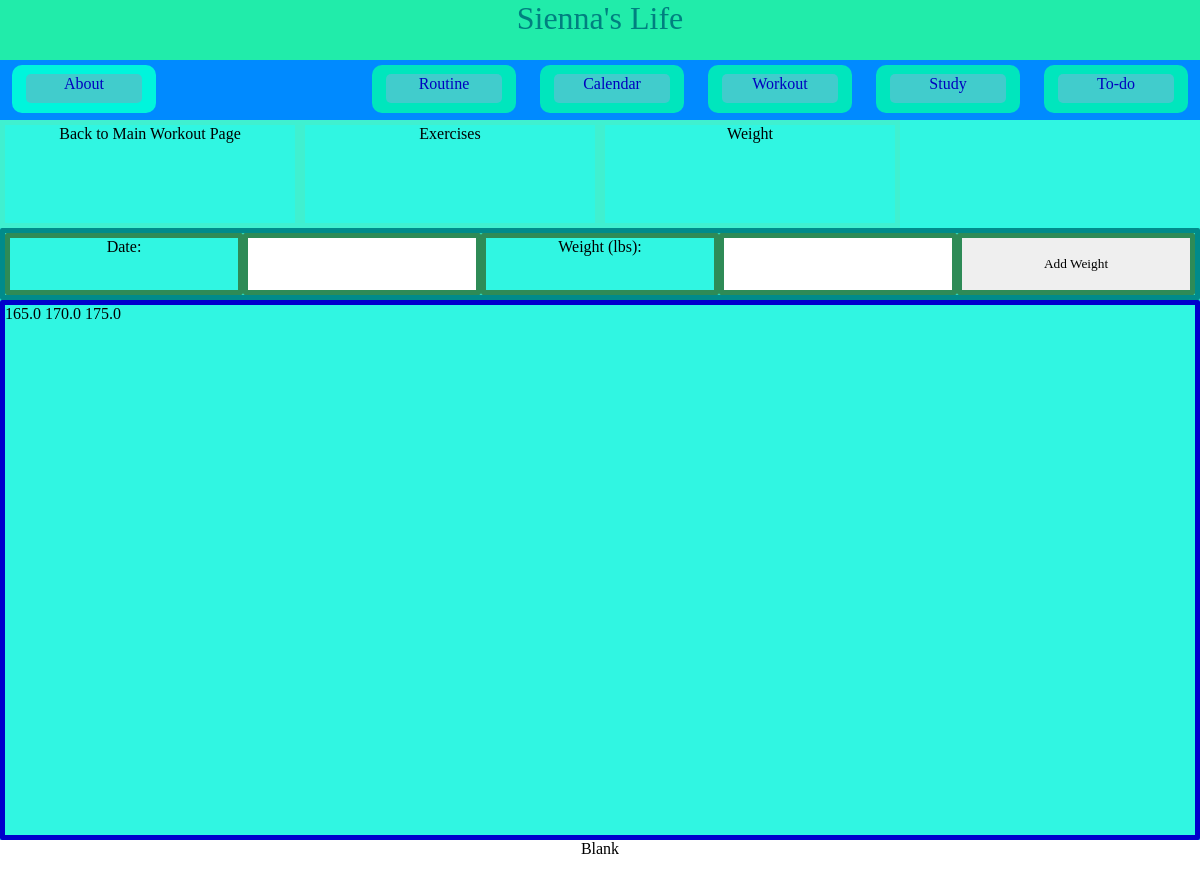
Page /workout/graphs/13 on the earlier database version.
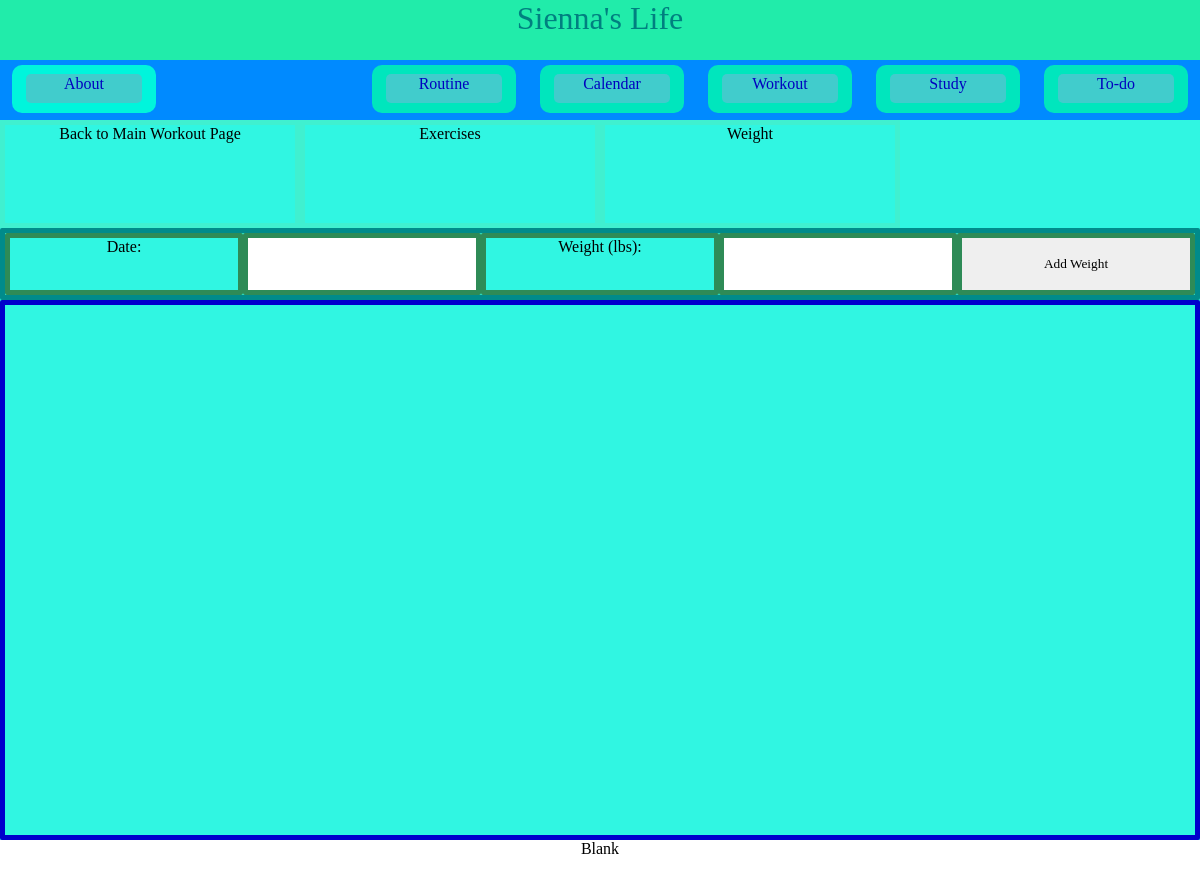
Same page on the later database version.
### sienna_life.py (models this page shows)
class Weight(db.Model):
    __tablename__ = 'weights'
    id = db.Column(db.Integer, primary_key=True)
    weight = db.Column (db.Float, nullable=False)
    date_id = db.Column(db.Integer, db.ForeignKey("dates.id"), nullable=False)
    date = db.Column(db.Text, nullable=False)

### sienna_life.py (the view)
@app.route('/workout/graphs/<int:week_id>', methods=('GET', 'POST'))
def workout_graph(week_id):
    return load_workout_graph(week_id=week_id)

### sienna_life.py (called while the page is built)
def load_workout_graph(week_id):
    weights = Weight.query.all()
    return render_template('workout_graph.html', weights=weights)

### templates/workout_graph.html (shortened to what this page needs)
{% extends 'base.html' %}
{% block content %}
    {% block css %} <link rel="stylesheet" type="text/css" href="{{url_for('static', filename='css/workout_graph.css')}}" /> {% endblock %}
    <div class="content">
        <div class="menu">
            <div class="menu-option"> Back to Main Workout Page </div>
            <div class="menu-option"> Exercises </div>
            <div class="menu-option"> Weight </div>
        </div>
        <div class="add">
                <form class="weight-form" id="weight-form">
                    <div class="weight-form-con">
                        <label class="wform date-label" for="date">Date:</label>
                        <input class="wform date-inp" type="text" id="date" name="date" required> </input>
                        <label class="wform weight-label" for="weight"> Weight (lbs): </label>
                        <input class="wform weight-inp" type="number" id="weight" name="weight" step=""0.1
                        required>
                        <button class="wform" type="submit"> Add Weight </button>
                    </div>
                </form>
        </div>
        <div class="display">
            <div class="test">
                {% for weight in weights %}
                    {{weight.weight}}
                {% endfor %}
            </div>
            <div class="graph" id="graph"> </div>
        </div>
    </div>
{% endblock %}

Differences in the rows shown:
removed Weight: weight "165.0"
removed Weight: weight "170.0"
removed Weight: weight "175.0"
